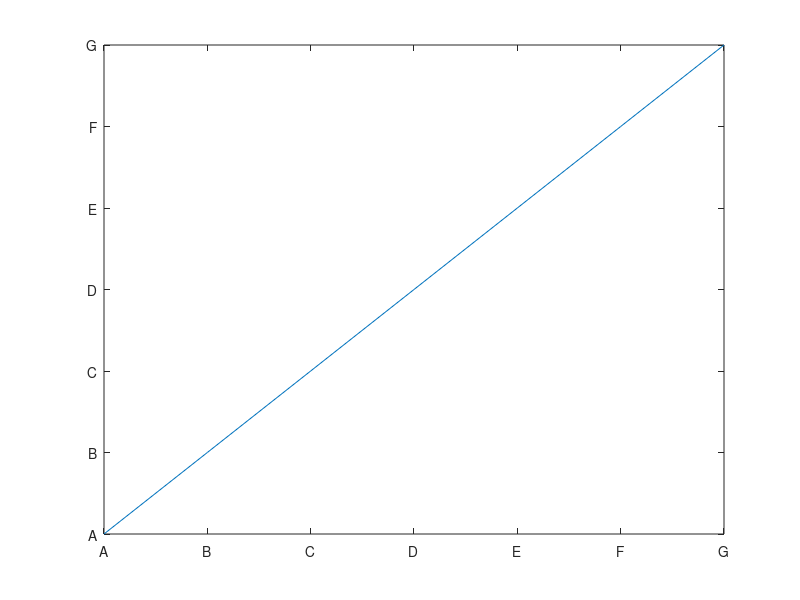

Write the MATLAB code that produced this figure.
clear all
close all

x=1:7;
y=x;
plot(x,y)
% æå®è¦æ´æ¹çåæ è½´å»åº¦
xtk=1:7;
ytk=1:7;
% æ´æ¹åçå»åº¦
xtk_label={'A','B','C','D','E','F','G'};
ytk_label={'A','B','C','D','E','F','G'};
% æ´æ¹åæ è½´å»åº¦
set(gca,'xtick',xtk);set(gca,'xticklabel',xtk_label);
set(gca,'ytick',ytk);set(gca,'yticklabel',ytk_label);